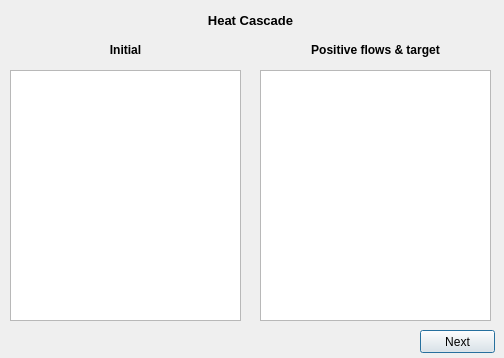
<?xml version="1.0" encoding="UTF-8"?>
<ui version="4.0">
 <class>HeatCascade</class>
 <widget class="QDialog" name="HeatCascade">
  <property name="geometry">
   <rect>
    <x>0</x>
    <y>0</y>
    <width>504</width>
    <height>358</height>
   </rect>
  </property>
  <property name="windowTitle">
   <string>Cascade for Positive Heat Flows</string>
  </property>
  <property name="layoutDirection">
   <enum>Qt::LeftToRight</enum>
  </property>
  <widget class="QLabel" name="label">
   <property name="geometry">
    <rect>
     <x>10</x>
     <y>10</y>
     <width>481</width>
     <height>20</height>
    </rect>
   </property>
   <property name="font">
    <font>
     <pointsize>10</pointsize>
     <weight>75</weight>
     <bold>true</bold>
    </font>
   </property>
   <property name="text">
    <string>Heat Cascade</string>
   </property>
   <property name="alignment">
    <set>Qt::AlignCenter</set>
   </property>
  </widget>
  <widget class="QLabel" name="label_2">
   <property name="geometry">
    <rect>
     <x>10</x>
     <y>40</y>
     <width>231</width>
     <height>20</height>
    </rect>
   </property>
   <property name="font">
    <font>
     <weight>75</weight>
     <bold>true</bold>
    </font>
   </property>
   <property name="text">
    <string>Initial</string>
   </property>
   <property name="alignment">
    <set>Qt::AlignCenter</set>
   </property>
  </widget>
  <widget class="QLabel" name="label_3">
   <property name="geometry">
    <rect>
     <x>260</x>
     <y>40</y>
     <width>231</width>
     <height>20</height>
    </rect>
   </property>
   <property name="font">
    <font>
     <weight>75</weight>
     <bold>true</bold>
    </font>
   </property>
   <property name="text">
    <string>Positive flows &amp; target</string>
   </property>
   <property name="alignment">
    <set>Qt::AlignCenter</set>
   </property>
  </widget>
  <widget class="QGraphicsView" name="graphicsView_2">
   <property name="geometry">
    <rect>
     <x>260</x>
     <y>70</y>
     <width>231</width>
     <height>251</height>
    </rect>
   </property>
  </widget>
  <widget class="QGraphicsView" name="graphicsView">
   <property name="geometry">
    <rect>
     <x>10</x>
     <y>70</y>
     <width>231</width>
     <height>251</height>
    </rect>
   </property>
  </widget>
  <widget class="QPushButton" name="pushButton">
   <property name="geometry">
    <rect>
     <x>420</x>
     <y>330</y>
     <width>75</width>
     <height>23</height>
    </rect>
   </property>
   <property name="text">
    <string>Next</string>
   </property>
  </widget>
  <zorder>graphicsView</zorder>
  <zorder>graphicsView</zorder>
  <zorder>label</zorder>
  <zorder>label_2</zorder>
  <zorder>label_3</zorder>
  <zorder>label</zorder>
  <zorder>label_2</zorder>
  <zorder>label_3</zorder>
  <zorder>graphicsView_2</zorder>
  <zorder>graphicsView</zorder>
  <zorder>pushButton</zorder>
 </widget>
 <resources/>
 <connections>
  <connection>
   <sender>pushButton</sender>
   <signal>clicked()</signal>
   <receiver>HeatCascade</receiver>
   <slot>close()</slot>
   <hints>
    <hint type="sourcelabel">
     <x>352</x>
     <y>302</y>
    </hint>
    <hint type="destinationlabel">
     <x>318</x>
     <y>303</y>
    </hint>
   </hints>
  </connection>
 </connections>
</ui>
